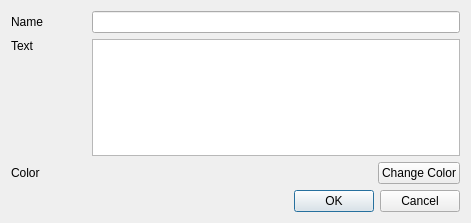
<?xml version="1.0" encoding="UTF-8"?>
<ui version="4.0">
 <class>Dialog</class>
 <widget class="QDialog" name="Dialog">
  <property name="geometry">
   <rect>
    <x>0</x>
    <y>0</y>
    <width>471</width>
    <height>223</height>
   </rect>
  </property>
  <property name="windowTitle">
   <string>Backdrop Details</string>
  </property>
  <property name="modal">
   <bool>true</bool>
  </property>
  <layout class="QVBoxLayout" name="verticalLayout_3">
   <item>
    <layout class="QHBoxLayout" name="nameBox">
     <item>
      <widget class="QLabel" name="backdropNameLabel">
       <property name="minimumSize">
        <size>
         <width>75</width>
         <height>0</height>
        </size>
       </property>
       <property name="text">
        <string>Name</string>
       </property>
      </widget>
     </item>
     <item>
      <widget class="QLineEdit" name="backdropName"/>
     </item>
    </layout>
   </item>
   <item>
    <layout class="QHBoxLayout" name="textBox">
     <item>
      <widget class="QLabel" name="backdropTextLabel">
       <property name="minimumSize">
        <size>
         <width>75</width>
         <height>0</height>
        </size>
       </property>
       <property name="text">
        <string>Text</string>
       </property>
       <property name="alignment">
        <set>Qt::AlignLeading|Qt::AlignLeft|Qt::AlignTop</set>
       </property>
      </widget>
     </item>
     <item>
      <widget class="QPlainTextEdit" name="backdropText"/>
     </item>
    </layout>
   </item>
   <item>
    <layout class="QHBoxLayout" name="colorBox">
     <item>
      <widget class="QLabel" name="backdropColorLabel">
       <property name="minimumSize">
        <size>
         <width>74</width>
         <height>0</height>
        </size>
       </property>
       <property name="text">
        <string>Color</string>
       </property>
      </widget>
     </item>
     <item>
      <widget class="QLabel" name="backdropColor">
       <property name="sizePolicy">
        <sizepolicy hsizetype="Preferred" vsizetype="Preferred">
         <horstretch>1</horstretch>
         <verstretch>0</verstretch>
        </sizepolicy>
       </property>
       <property name="text">
        <string/>
       </property>
      </widget>
     </item>
     <item>
      <widget class="QPushButton" name="backdropColorButton">
       <property name="text">
        <string>Change Color</string>
       </property>
      </widget>
     </item>
    </layout>
   </item>
   <item>
    <widget class="QDialogButtonBox" name="buttonBox">
     <property name="orientation">
      <enum>Qt::Horizontal</enum>
     </property>
     <property name="standardButtons">
      <set>QDialogButtonBox::Cancel|QDialogButtonBox::Ok</set>
     </property>
    </widget>
   </item>
  </layout>
 </widget>
 <resources/>
 <connections>
  <connection>
   <sender>buttonBox</sender>
   <signal>accepted()</signal>
   <receiver>Dialog</receiver>
   <slot>accept()</slot>
   <hints>
    <hint type="sourcelabel">
     <x>248</x>
     <y>254</y>
    </hint>
    <hint type="destinationlabel">
     <x>157</x>
     <y>274</y>
    </hint>
   </hints>
  </connection>
  <connection>
   <sender>buttonBox</sender>
   <signal>rejected()</signal>
   <receiver>Dialog</receiver>
   <slot>reject()</slot>
   <hints>
    <hint type="sourcelabel">
     <x>316</x>
     <y>260</y>
    </hint>
    <hint type="destinationlabel">
     <x>286</x>
     <y>274</y>
    </hint>
   </hints>
  </connection>
 </connections>
</ui>
